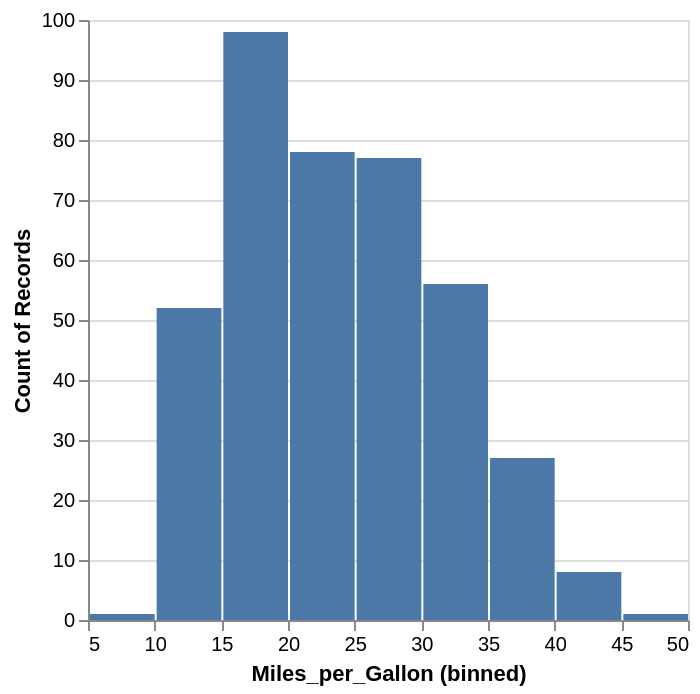

The notebook cell this image was saved under:
### Markdown cell above
# Visualization: Histogram in Altair

Altair provides a variety of aggregation operations in order to build custom histograms. Here is a simple example

### Code cell
alt.Chart(cars).mark_bar().encode(
  x=alt.X('Miles_per_Gallon', bin=True),
  y='count()',
)

### Figure 1 — Vega-Lite specification as saved in the notebook (floating-point values rounded to 4 significant figures; data arrays with more than 128 entries replaced by an {"elided": "..."} marker saying what was removed)
{"config": {"view": {"continuousWidth": 300, "continuousHeight": 300}}, "data": {"name": "data-c7d221cb83f0df5628f288842b949bc7"}, "mark": {"type": "bar"}, "encoding": {"x": {"bin": true, "field": "Miles_per_Gallon", "type": "quantitative"}, "y": {"aggregate": "count", "type": "quantitative"}}, "$schema": "https://vega.github.io/schema/vega-lite/v5.20.1.json", "datasets": {"data-c7d221cb83f0df5628f288842b949bc7": {"elided": "406 records"}}}
